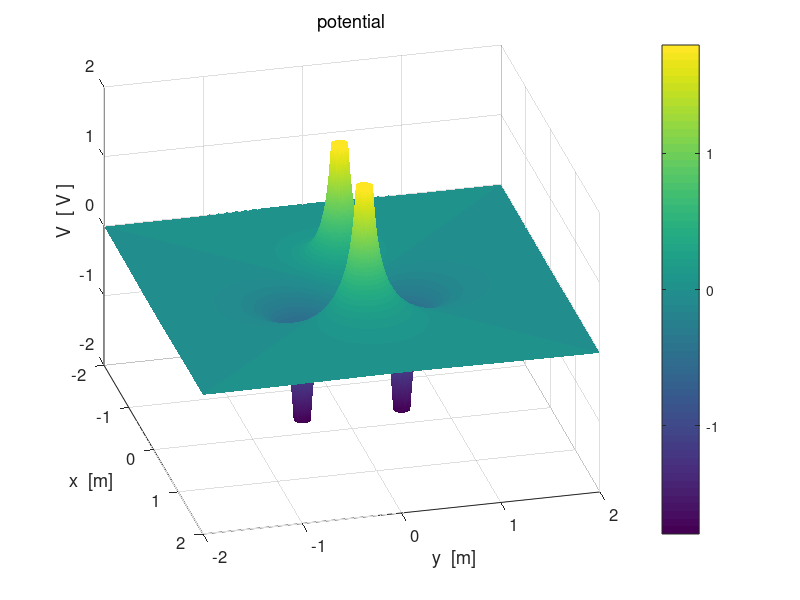

This chart was generated by the following MATLAB code: (Note: this script raises an error after producing the figure.)
% cemVE07.m
% 18 april 2016
% Ian Cooper
% School of Physics, University of Sydney
% http://www.physics.usyd.edu.au/teach_res/mp/mphome.htm

% Potential and Electric Field in [2D] region
% [2D] quadrupole: 4 charges, equal magnitude, alternating signs at the 
%                  corners of a square                       



clear all
close all
clc
tic



% INPUTS  ================================================================

% Number of grid point    [N = 10001]
   N = 1001;
   
% Charge  Q = [10, 0, 0, 0, 0] 
   Q = [20, -20, 20, -20, 0] .* 1e-6;
   
% Radius of circular charged conductor;   
   a = 0.1;
   
% X & Y components of position of charges  [0, 0, 0, 0, 0]
   xC = [0.5,  0 ,  -0.5,   0 ,   0];
   yC = [ 0 , 0.5,   0  , -0.5, 0];

% 5 random charges   uncomment to run the program for 5 random charges
%   Q = (1 + 9 .* rand(5,1)) .* 1e-6;
%   xC = -2 + 4 .* rand(5,1); 
%   yC = -2 + 4 .* rand(5,1); 

% constants
   eps0 = 8.854e-12;
   kC = 1/(4*pi*eps0);
   
% Dimensions of region / saturation levels
%   [dimensions of region -2 to 2 / minR = 1e-6 / Esat = 1e6 / Vsat = 1e6]
   minX = -2;  
   maxX =  2;
   minY = -2;
   maxY =  2;
   minR = 1e-6;
   minRx = 1e-6;
   minRy = 1e-6;
   Vsat = kC * max(abs(Q)) / a;
   Esat = kC * max(abs(Q)) / a^2;
   
% SETUP  =================================================================
   
  % fields
    V = zeros(N,N);
    Ex = zeros(N,N); Ey = zeros(N,N);
  % [2D] region
    x  = linspace(minX,maxX,N);
    y = linspace(minY, maxY,N);
    
  % color of charged object  +  red   /   - black
    col1 = [1 0 0];
    col2 = [0 0 0];
    %if Q(1) < 0; col1 = [0 0 0]; end;
        
  % grid positions
    [xG, yG] = meshgrid(x,y);


% CALCULATION: POTENTIAL & ELECTRIC FIELD ================================

for n = 1 : 4
   Rx = xG - xC(n);
   Ry = yG - yC(n);
   
   index = find(abs(Rx)+ abs(Ry) == 0); 
   Rx(index) = minRx;  Ry(index) = minRy;
   
   R = sqrt(Rx.^2 + Ry.^2);
   R(R==0) = minR;
   V = V + kC .* Q(n) ./ (R);
   
   R3 = R.^3;
   Ex = Ex + kC .* Q(n) .* Rx ./ R3;
   Ey = Ey + kC .* Q(n) .* Ry ./ R3;
end

   if max(max(V)) >=  Vsat; V(V > Vsat)  = Vsat; end;
   if min(min(V)) <= -Vsat; V(V < -Vsat) = -Vsat; end;

   E = sqrt(Ex.^2 + Ey.^2);
   if max(max(E)) >=  Esat; E(E >  Esat)  =  Esat; end;
   if min(min(E)) <= -Esat; E(E < -Esat)  = -Esat; end;
   
   if max(max(Ex)) >=  Esat; Ex(Ex >  Esat)  =  Esat; end;
   if min(min(Ex)) <= -Esat; Ex(Ex < -Esat)  = -Esat; end;
   
   if max(max(Ey)) >=  Esat; Ey(Ey >  Esat)  =  Esat; end;
   if min(min(Ey)) <= -Esat; Ey(Ey < -Esat)  = -Esat; end;
   

% GRAPHICS ===============================================================

%%

figure(1)   % 11111111111111111111111111111111111111111111111111111111111
   set(gcf,'units','normalized','position',[0.01 0.52 0.23 0.32]);
   surf(xG,yG,V./1e6);
   
   xlabel('x  [m]'); ylabel('y  [m]'); zlabel('V  [ V ]');
   title('potential','fontweight','normal');
   
   rotate3d
   view(76,32);
   set(gca,'fontsize',12)
   set(gca,'xLim',[-2, 2]); set(gca,'yLim',[-2, 2]);
   
   shading interp;
   h = colorbar;
   h.Label.String = 'V   [ MV ]';
   colormap(parula);
   axis square
   box on

%%   
figure(2)   %2222222222222222222222222222222222222222222222222222222222222
   set(gcf,'units','normalized','position',[0.25 0.52 0.23 0.32]);
   zP = V./1e6;
   contourf(xG,yG,zP,16);
   %set(gca,'xLim',[-5,5]); set(gca,'yLim', [-5, 5]);
   %set(gca,'xTick',-5:5); set(gca,'yTick', -5:5);
   hold on
   
   % charged conductors 
      col = col1;
      if Q(1) < 0; col = col2; end;
      pos1 = [-a+xC(1), -a+yC(1), 2*a, 2*a];
      h = rectangle('Position',pos1,'Curvature',[1,1]);
      set(h,'FaceColor',col,'EdgeColor',col);
      
      col = col1;
      if Q(2) < 0; col = col2; end;
      pos2 = [-a-xC(2), -a+yC(2), 2*a, 2*a];
      h = rectangle('Position',pos2,'Curvature',[1,1]);
      set(h,'FaceColor',col,'EdgeColor',col);
      
      col = col1;
      if Q(3) < 0; col = col2; end;
      pos3 = [-a+xC(3), -a+yC(3), 2*a, 2*a];
      h = rectangle('Position',pos3,'Curvature',[1,1]);
      set(h,'FaceColor',col,'EdgeColor',col);
      
   
   xlabel('x  [m]'); ylabel('y  [m]');
   title('potential','fontweight','normal');
      
   shading interp
   h = colorbar;
   h.Label.String = 'V   [ MV ]';
   colormap(parula);
   
   
   set(gca,'fontsize',12);
   axis square
   box on

%%

figure(3)   % 33333333333333333333333333333333333333333333333333333333333
   set(gcf,'units','normalized','position',[0.49 0.52 0.23 0.32]);
       c = 0; yStep = zeros(1,5);
       
      for n = ceil(N/2) : ceil(N/10): N
   %  for n = [1 11 21 31 41 51]
        xP = xG(n,:); yP = V(n,:)./1e6;
        plot(xP,yP,'linewidth',2);
        hold on
        c = c+1;
        yStep(c) = yG(n,1);
     end
     
       %tt = num2str(yStep,2);
       %tm1 = 'y  =  ';
       %tm2 = tt;
       %tm = [tm1 tm2];
       tm = 'Potential profiles for different y values';
       xlabel('x  [m]'); ylabel('V  [ MV ]');
       set(gca,'fontsize',12)  
       h_title = title(tm);
       set(h_title,'fontsize',12,'FontWeight','normal');
       %set(gca,'xTick',-5:5);
       tm1 = num2str(yStep(1),2);
       tm2 = num2str(yStep(2),2); tm3 = num2str(yStep(3),2);
       tm4 = num2str(yStep(4),2);  tm5 = num2str(yStep(5),2);
       %tm6 = num2str(yStep(6),3);
       h = legend(tm1,tm2,tm3,tm4,tm5,'Orientation','horizontal');
       set(h,'Location','northOutside');
      % 
%%
figure(4)   % 4444444444444444444444444444444444444444444444444444444444
     set(gcf,'units','normalized','position',[0.73 0.52 0.23 0.32]);
     
     c = 0; yStep = zeros(1,5);
     for n = ceil(N/2) : ceil(N/10): N
   %  for n = [1 11 21 31 41 51]
        xP = xG(n,:); yP = E(n,:)./1e6;
        plot(xP,yP,'linewidth',2);
        hold on
        c = c+1;
        yStep(c) = yG(n,1);
     end
     
    xlabel('x  [m]'); ylabel('| E |  [ MV/m ]');
    tm = '| E | profiles for different y values';
    h = title(tm);
    set(h,'fontsize',12,'FontWeight','normal');
       
    tm1 = num2str(yStep(1),2);
    tm2 = num2str(yStep(2),2); tm3 = num2str(yStep(3),2);
    tm4 = num2str(yStep(4),2);  tm5 = num2str(yStep(5),2);
    h = legend(tm1,tm2,tm3,tm4,tm5);
    set(h,'Orientation','horizontal','Location','northOutside'); 
       
    set(gca,'fontsize',12);
    box on;

%%    
figure(5)   % 5555555555555555555555555555555555555555555555555555555555
set(gcf,'units','normalized','position',[0.01 0.1 0.23 0.32]);
   surf(xG,yG,E./1e6);
   
   xlabel('x  [m]'); ylabel('y  [m]'); zlabel('E  [ V / m ]');
   title('electric field | E |','fontweight','normal');
   
  
   colorbar
   shading interp
   h =  colorbar;
   h.Label.String = '| E |   [ MV/m ]';
   rotate3d
   view(30,50);
   
   axis square
   set(gca,'fontsize',12) 
   box on
   
%%
figure(6)   % 66666666666666666666666666666666666666666666666666666666666
   set(gcf,'units','normalized','position',[0.25 0.1 0.23 0.32]);  
   contourf(xG,yG,V./1e6,12)
      
   xlabel('x  [m]'); ylabel('y  [m]');
   title('potential','fontweight','normal');
  
   hold on
     
   % Electric field lines
   %     need to reverse the direction of streamlines for neg charges
   Ns = abs(Q(2)/Q(1));       % ratio of charges
   A = pi/6;   
   
   % Charge 1 
      %ang = pi/3  :pi/3 : 2*pi-pi/3;      % same charge
      %ang = [pi/3 2*pi/6 3*pi/6 4*pi/6 pi/6 0*pi/6 7*pi/6 8*pi/6 9*pi/6  11*pi/6];  
      
      %ang1 = [0*A 1*A 2*A 3*A 4*A 5*A 6*A 7*A 8*A 9*A  ];
      ang1 = linspace(5,355,20); 
      ang1 = deg2rad(ang1);
      if Q(1) > 0;
          p3 = Ex; p4 = Ey;
      else 
          p3 = -Ex; p4 = -Ey;
          
      end
      sx = xC(1) + a .* cos(ang1); sy = yC(1) + a .* sin(ang1);
      %sx(sy==0) = sx(1); sy(sy==0) = sy(1);
      h = streamline(xG,yG,p3,p4,sx,sy);
      set(h,'linewidth',2,'color',[1 1 1]);
          
   % Charge 2 
      %ang = [-A 0*A 1*A 3*A 4*A 5*A 6*A 7*A 8*A 9*A   ];
      ang2 = ang1 + pi/2;
      if Q(2) > 0;
          p3 = Ex; p4 = Ey;
      else 
          p3 = -Ex; p4 = -Ey;
      end
      
      sx = xC(2) + a .* cos(ang2); sy = yC(2) + a .* sin(ang2);
      h = streamline(xG,yG,p3,p4,sx,sy);
      set(h,'linewidth',2,'color',[1 1 1]);
      
   % Charge 3 
      
      if Q(3) > 0;
          p3 = Ex; p4 = Ey;
      else 
          p3 = -Ex; p4 = -Ey;
      end
      
      %ang3 = [1*A 2*A 3*A 4*A 5*A 7*A 8*A 9*A 10*A 11*A  ];
      ang3 = ang1 + pi;
      sx = xC(3) + a .* cos(ang3); sy = yC(3) + a .* sin(ang3);
      h = streamline(xG,yG,p3,p4,sx,sy);
      set(h,'linewidth',2,'color',[1 1 1]);
      
     % Charge 4 
      
      if Q(4) > 0;
          p3 = Ex; p4 = Ey;
      else 
          p3 = -Ex; p4 = -Ey;
      end
      
      %ang3 = [1*A 2*A 3*A 4*A 5*A 7*A 8*A 9*A 10*A 11*A  ];
      ang4 = ang1 - pi/2;
      sx = xC(4) + a .* cos(ang4); sy = yC(4) + a .* sin(ang4);
      h = streamline(xG,yG,p3,p4,sx,sy);
      set(h,'linewidth',2,'color',[1 1 1]);  
      
      % charged conductors 
      col = col1;
      if Q(1) < 0; col = col2; end;
      pos1 = [-a+xC(1), -a+yC(1), 2*a, 2*a];
      h = rectangle('Position',pos1,'Curvature',[1,1]);
      set(h,'FaceColor',col,'EdgeColor',col);
      
      col = col1;
      if Q(2) < 0; col = col2; end;
      pos2 = [-a-xC(2), -a+yC(2), 2*a, 2*a];
      h = rectangle('Position',pos2,'Curvature',[1,1]);
      set(h,'FaceColor',col,'EdgeColor',col);
      
      col = col1;
      if Q(3) < 0; col = col2; end;
      pos3 = [-a+xC(3), -a+yC(3), 2*a, 2*a];
      h = rectangle('Position',pos3,'Curvature',[1,1]);
      set(h,'FaceColor',col,'EdgeColor',col);
      
      col = col1;
      if Q(4) < 0; col = col2; end;
      pos4 = [-a+xC(4), -a+yC(4), 2*a, 2*a];
      h = rectangle('Position',pos4,'Curvature',[1,1]);
      set(h,'FaceColor',col,'EdgeColor',col);
        
   shading interp
   h = colorbar;
   h.Label.String = 'V   [ MV ]';
   h = colormap('parula');
   beta = 0.5;
   brighten(h,beta);
      
   set(gca,'xLim',[minX,maxX]); set(gca,'yLim', [minY, maxY]);
  
   axis square;
   box on;
     
%%
figure(7)   % 7777777777777777777777777777777777777777777777777777777777
   set(gcf,'units','normalized','position',[0.49 0.1 0.23 0.32]);
   pcolor(xG,yG,E./1e6);
   
   xlabel('x  [m]'); ylabel('y  [m]');
   title('electric field | E | ','fontweight','normal');
   
   %set(gca,'xLim',[-5,5]); set(gca,'yLim', [-5, 5]);
   %set(gca,'xTick',-5:5); set(gca,'yTick', -5:5);
   
   shading interp
   h = colorbar;
   h.Label.String = '|E|   [ MV/m ]';
   
   axis square
   set(gca,'fontsize',12)
   box on   
   

 
%%       
figure(8)    % 8888888888888888888888888888888888888888888888888888888888
     set(gcf,'units','normalized','position',[0.73 0.1 0.23 0.32]); 
     hold on
     index1 = 51 : 50 : 951;
     index1 = [index1 500 502];
     index2 = index1;
          
     p1 = xG(index1, index2); p2 = yG(index1, index2);
     
     % scaling of electric field lines: unit length
        p3 = Ex(index1, index2)./(E(index1,index2));
        p4 = Ey(index1, index2)./(E(index1,index2));
     % no scaling of electric field lines
     %  p3 = Ex(index1, index2); p4 = Ey(index1, index2); 
     
     h = quiver(p1,p2,p3,p4,'autoscalefactor',0.8);
     set(h,'color',[0 0 1],'linewidth',1.2)
     
      hold on
      
      % charged conductors 
      col = col1;
      if Q(1) < 0; col = col2; end;
      pos1 = [-a+xC(1), -a+yC(1), 2*a, 2*a];
      h = rectangle('Position',pos1,'Curvature',[1,1]);
      set(h,'FaceColor',col,'EdgeColor',col);
      
      col = col1;
      if Q(2) < 0; col = col2; end;
      pos2 = [-a-xC(2), -a+yC(2), 2*a, 2*a];
      h = rectangle('Position',pos2,'Curvature',[1,1]);
      set(h,'FaceColor',col,'EdgeColor',col);
      
      col = col1;
      if Q(3) < 0; col = col2; end;
      pos3 = [-a+xC(3), -a+yC(3), 2*a, 2*a];
      h = rectangle('Position',pos3,'Curvature',[1,1]);
      set(h,'FaceColor',col,'EdgeColor',col);
      
      col = col1;
      if Q(4) < 0; col = col2; end;
      pos4 = [-a+xC(4), -a+yC(4), 2*a, 2*a];
      h = rectangle('Position',pos4,'Curvature',[1,1]);
      set(h,'FaceColor',col,'EdgeColor',col);
     
     xlabel('x  [m]'); ylabel('y  [m]');
     title('direction of scaled E at grid points','fontweight','normal');
     
     set(gca,'xLim',[-2,2]); set(gca,'yLim', [-2, 2]);
     axis([-2 2 -2 2]);
     axis equal
     box on
 
     %%

     toc
     
   
